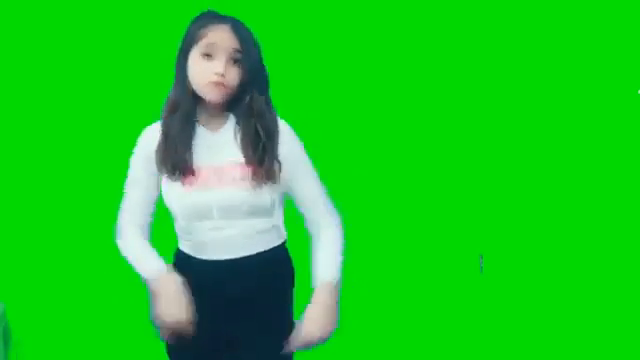
#> input picture frame 73 of 크로마키/imgs/dancing_girl/dancing_girl.mp4, 640 x 360 px
$ python template_matching_single_vid_def2.py
#> lines starting #> are read from the running program, lines starting #| are printed output that depends on the picture; after the words box and inside, x2 and y2 are one past the last pixel; in counts of white or black regions, pixels touching at a corner belong together
import cv2 as cv
import numpy as np
from matplotlib import pyplot as plt

cap = cv.VideoCapture('dancing_girl.mp4')

#methods = ['cv2.TM_CCOEFF','cv2.TM_CCOEFF_NORMED','cv2.TM_CCORR','cv2.TM_CCORR_NORMED','cv2.TM_SQDIFF','cv2.TM_SQDIFF_NORMED']
method = 'TM_CCOEFF_NORMED'

def vyongs_detect(template_file_name, threshold, r,g,b):

    template = cv.imread(template_file_name,0)
    w, h = template.shape[::-1]

    res = cv.matchTemplate(img_gray,template,cv.TM_CCOEFF_NORMED)
    min_val,max_val,min_loc, max_loc = cv.minMaxLoc(res)

    if method in [cv.TM_SQDIFF, cv.TM_SQDIFF_NORMED]:
        top_left = min_loc
    else:
        top_left = max_loc

    if max_val >= threshold:
        bottom_right = (top_left[0]+w,top_left[1]+h)
        cv.rectangle(img_rgb,top_left,bottom_right,(r,g,b),2)
        #cv.putText(img_rgb, top_left, 0, 5, (r,g,b))    ##    print(type(top_left)) # type == tuple
    ##    print(top_left) # (x,y)


while True:
    ret, img_rgb = cap.read()
#> img_rgb is the input picture: shape (360, 640, 3); mean B, G, R 33.3, 198.4, 27.7

    if (ret):
        img_gray = cv.cvtColor(img_rgb, cv.COLOR_BGR2GRAY)

        #head
        vyongs_detect('head.jpg', 0.5,  255,0,0)
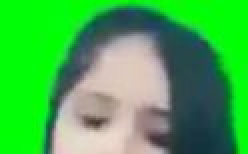
#> input picture 크로마키/imgs/dancing_girl/head.JPG, 124 x 77 px, found by its file name (shown 2 times larger)
#> in vyongs_detect, `res = cv.matchTemplate(img_gray,template,cv.TM_CCOEFF_NORMED)`:
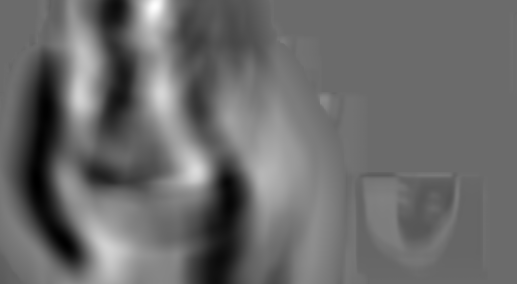
#> res: shape (284, 517) float32; min -0.548, max 0.758, mean 0.00133; drawn with min black and max white
#> in vyongs_detect, `min_val,max_val,min_loc, max_loc = cv.minMaxLoc(res)`: min_val = -0.548; max_val = 0.758; min_loc = (37, 183); max_loc = (154, 6)
#> in vyongs_detect, `bottom_right = (top_left[0]+w,top_left[1]+h)`: bottom_right = (278, 83)
#> in vyongs_detect, `cv.rectangle(img_rgb,top_left,bottom_right,(r,g,b),2)`: img_rgb: shape (360, 640, 3); 0.52% of pixels changed, all inside (x1, y1, x2, y2) = (153, 5, 280, 85)

        #right arm
        vyongs_detect('right_arm.jpg', 0.6,  255,255,0)
#> call 2 of vyongs_detect, with template_file_name = 'right_arm.jpg', threshold = 0.6, r = 255, g = 255, b = 0
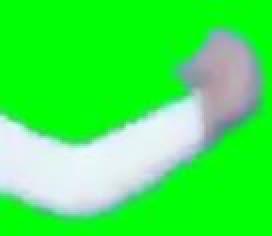
#> input picture 크로마키/imgs/dancing_girl/right_arm.JPG, 136 x 118 px, found by its file name (shown 2 times larger)
#> in vyongs_detect (call 2), `res = cv.matchTemplate(img_gray,template,cv.TM_CCOEFF_NORMED)`:
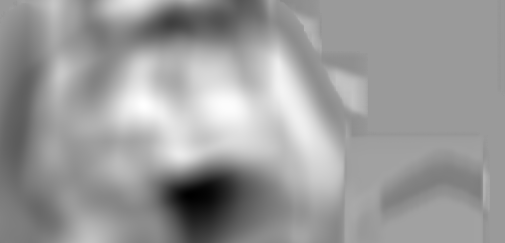
#> res: shape (243, 505) float32; min -0.627, max 0.407, mean 0.000426; drawn with min black and max white
#> in vyongs_detect (call 2), `min_val,max_val,min_loc, max_loc = cv.minMaxLoc(res)`: min_val = -0.627; max_val = 0.407; min_loc = (190, 195); max_loc = (143, 105)

        #left arm
        vyongs_detect('left_arm.jpg', 0.6,  0,0,255)
#> call 3 of vyongs_detect, with template_file_name = 'left_arm.jpg', threshold = 0.6, r = 0, g = 0, b = 255
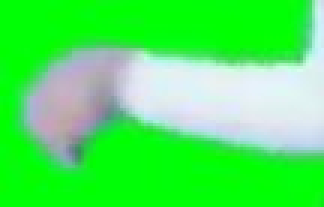
#> input picture 크로마키/imgs/dancing_girl/left_arm.JPG, 108 x 69 px, found by its file name (shown 3 times larger)
#> in vyongs_detect (call 3), `template = cv.imread(template_file_name,0)`:
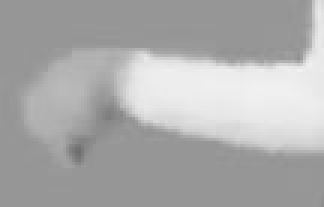
#> template: shape (69, 108) (shown 3 times larger); min 109, max 241, mean 172.1
#> in vyongs_detect (call 3), `res = cv.matchTemplate(img_gray,template,cv.TM_CCOEFF_NORMED)`:
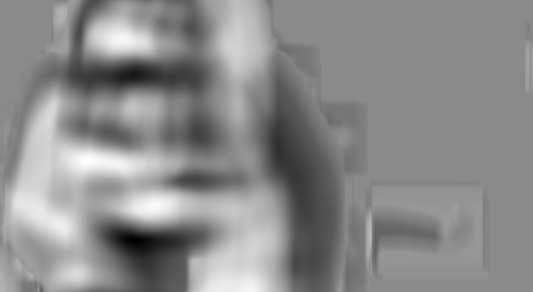
#> res: shape (292, 533) float32; min -0.536, max 0.451, mean 0.00363; drawn with min black and max white
#> in vyongs_detect (call 3), `min_val,max_val,min_loc, max_loc = cv.minMaxLoc(res)`: min_val = -0.536; max_val = 0.451; min_loc = (134, 239); max_loc = (89, 160)


        cv.imshow('result', img_rgb)
        if cv.waitKey(1) & 0xFF == ord('q'):
#> (key q is pressed here)
                break
    else:
        break

cap.release()
cv.destroyAllWindows()

$ run again, starting later in the video
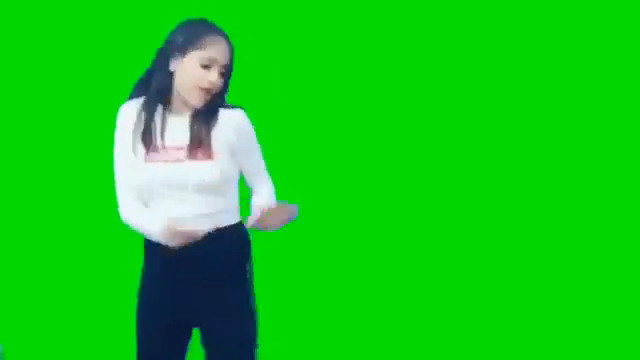
#> input picture frame 584 of 크로마키/imgs/dancing_girl/dancing_girl.mp4, 640 x 360 px
#> img_rgb is the input picture: shape (360, 640, 3); mean B, G, R 25.5, 200.5, 20.3
#> min_val = -0.586; max_val = 0.557; min_loc = (30, 90); max_loc = (62, 230)
#> bottom_right = (186, 307)
#> img_rgb: shape (360, 640, 3); 0.52% of pixels changed, all inside (x1, y1, x2, y2) = (61, 229, 188, 309)
#> template: shape (118, 136)
#> res: shape (243, 505) float32
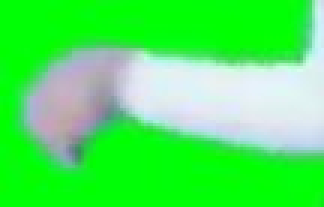
#> input picture 크로마키/imgs/dancing_girl/left_arm.JPG, 108 x 69 px, found by its file name (shown 3 times larger)
#> template: shape (69, 108)
#> in vyongs_detect (call 3), `res = cv.matchTemplate(img_gray,template,cv.TM_CCOEFF_NORMED)`:
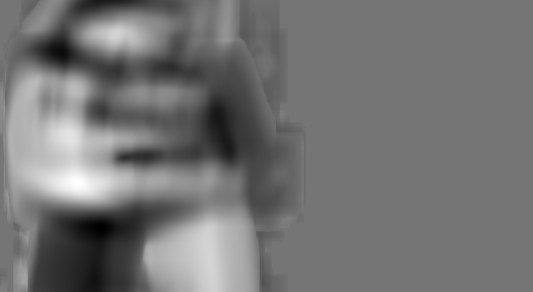
#> res: shape (292, 533) float32; min -0.492, max 0.58, mean -0.00346; drawn with min black and max white
#> min_val = -0.492; max_val = 0.58; min_loc = (101, 227); max_loc = (77, 182)
